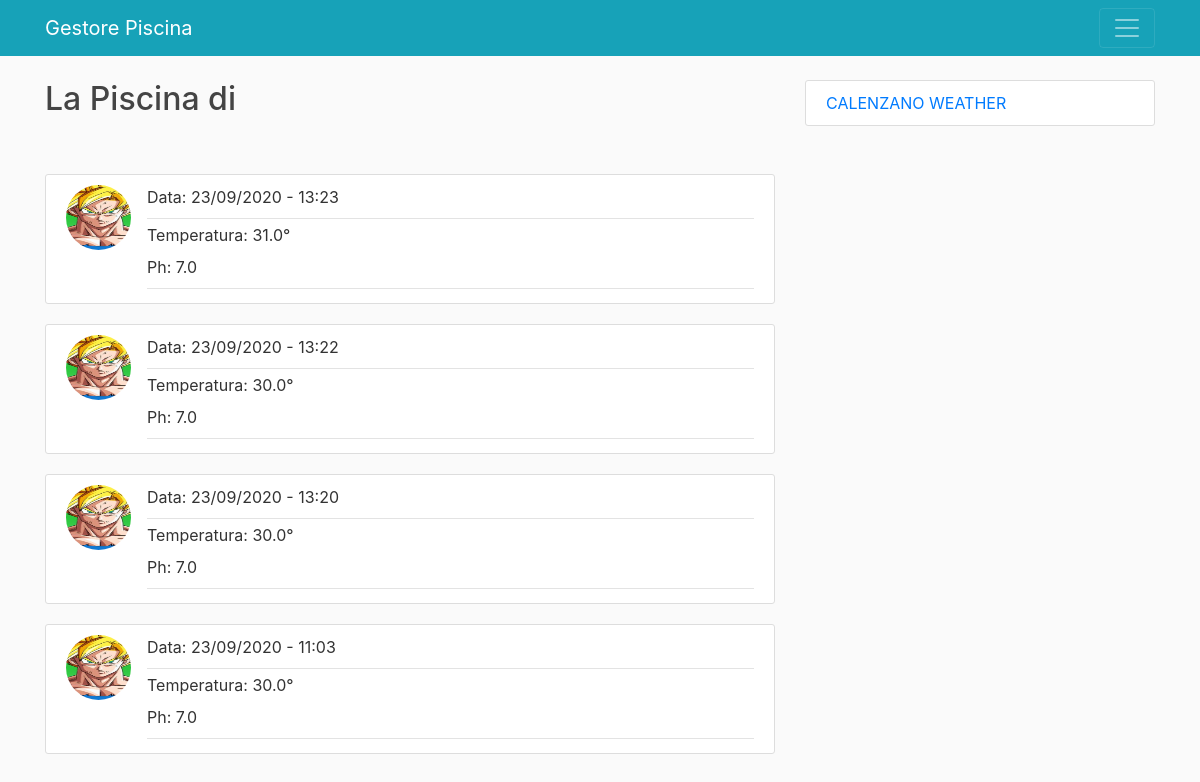
Before: /mia_piscina/Luca0079/2/ with the older database file.
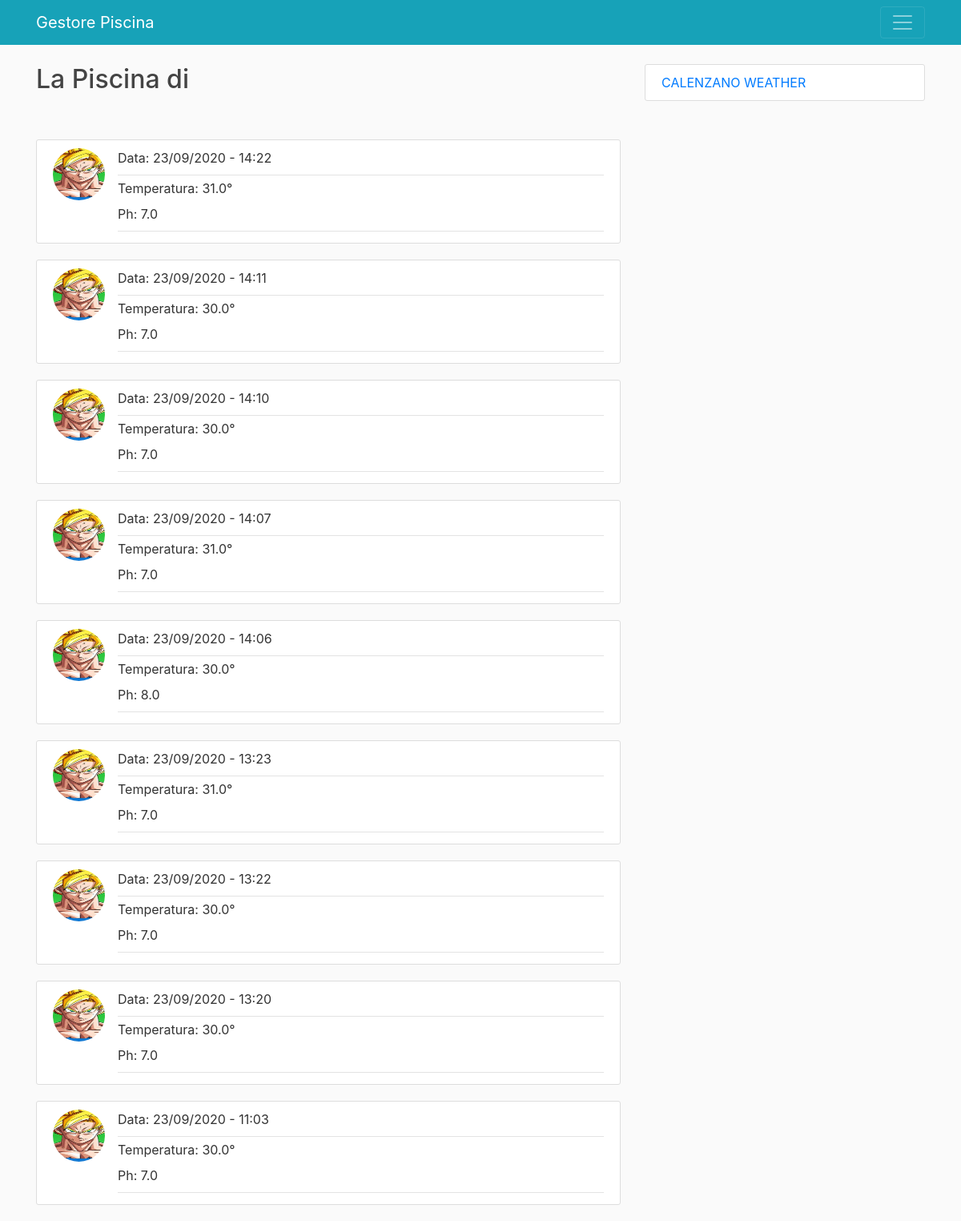
After: the same page with the newer database file.
### blog/models.py (models this page shows, shortened)
class Value(models.Model):
    temperature = models.FloatField()
    ph = models.FloatField()
    date = models.DateTimeField(default=timezone.now)
    piscina = models.ForeignKey(Piscina, on_delete=models.CASCADE)

class Piscina(models.Model):
    n_piscina = models.IntegerField(default=1)
    user = models.ForeignKey(User, on_delete=models.CASCADE)

### users/models.py (models this page shows, shortened)
class Profile(models.Model):
    user = models.OneToOneField(User, on_delete=models.CASCADE)
    image = models.ImageField(default='default.jpg', upload_to='profile_pics')

### blog/views.py (the view)
# urls.py: path('mia_piscina/<str:username>/<int:n_piscina>/', MiaPiscinaListView.as_view(), name='blog-mia_piscina'),
class MiaPiscinaListView(ListView):
    model = Value
    template_name = 'blog/mia_piscina.html'
    context_object_name = 'values'
    form_class = PiscinaForm
    paginate_by = 10
    def get_queryset(self):
        usr = get_object_or_404(User, username=self.kwargs.get('username'))
        queryset = Piscina.objects.filter(user=usr)
        id = queryset.get(n_piscina = self.kwargs.get('n_piscina'))
        return Value.objects.filter(piscina=id).order_by('-date')

### blog/templates/blog/mia_piscina.html (shortened to what this page needs)
{% extends "blog/base.html" %}
{%block content%}
<h2>La Piscina di {{ user.username }}</h2>
<br>
<br>
{% for value in values %}
{% if value.ph < 7 or value.ph > 8 %}
	<article class="media warning-section">
	<img class="rounded-circle article-img" src="{{ value.piscina.user.profile.image.url }}">
	  <div class="media-body">
		<div class="article-metadata text-light">
		  <label for="date">Data:</label>
		  <a class="mr-2">{{ value.date|date:"d/m/Y - H:i" }}</a>
		</div>
		  <br>
		<div class="article-metadata text-light">
		  <label for="temperature">Temperatura:</label>
		  <a class="mr-2">{{ value.temperature }}°</a>
		  <br>
		  <label for="ph">Ph:</label>
		  <a class="mr-2">{{ value.ph }}</a>
		  <h5 class="text-light">ATTENZIONE! CORREGGERE PH</h5>
		</div>
	  </div>
	</article>
{% else %}
	<article class="media content-section">
	<img class="rounded-circle article-img" src="{{ value.piscina.user.profile.image.url }}">
	  <div class="media-body">
		<div class="article-metadata">
		  <label for="date">Data:</label>
		  <a class="mr-2">{{ value.date|date:"d/m/Y - H:i" }}</a>
		  <br>
		</div>
		<div class="article-metadata">
		  <label for="temperature">Temperatura:</label>
		  <a class="mr-2">{{ value.temperature }}°</a>
		  <br>
		  <label for="ph">Ph:</label>
		  <a class="mr-2">{{ value.ph }}</a>
		</div>
	  </div>
	</article>
{%endif%}
{% endfor %}
{% endblock content %}

### blog/templates/blog/base.html (shortened to what this page needs)
{% load static %}
<!DOCTYPE html>
<html>
<head>
    <link rel="stylesheet" href="https://maxcdn.bootstrapcdn.com/bootstrap/4.0.0/css/bootstrap.min.css">
	<link rel="stylesheet" type="text/css" href="{% static 'blog/main.css' %}">
</head>
<body>
	<header class="site-header">
	  <nav class="navbar navbar-dark bg-steel fixed-top">
		<div class="container">
		  <a class="navbar-brand mr-4" href="{% url 'blog-home'%}">Gestore Piscina</a>
		  <button class="navbar-toggler" type="button" data-toggle="collapse" data-target="#navbarToggle" aria-controls="navbarToggle" aria-expanded="false" aria-label="Toggle navigation">
		  <span class="navbar-toggler-icon"></span>
		  </button>
		</div>
	  </nav>
	</header>
	<main role="main" class="container">
	  <div class="row">
		<div class="col-md-8">
		  {% block content %}{% endblock %}
		</div>
		<div class="col-md-4">
		  <div class="content-section">
            <a class="weatherwidget-io" href="https://forecast7.com/it/43d8711d17/calenzano/" data-label_1="CALENZANO" data-label_2="WEATHER" data-theme="original" >CALENZANO WEATHER</a>
		  </div>
		</div>
	  </div>
	</main>
</body>
</html>

### blog/static/blog/main.css (style rules this page uses)
body { background: #fafafa; color: #333333; margin-top: 5rem; }
h1, h2, h3, h4, h5, h6 { color: #444444; }
.bg-steel { background-color: #17a2b8; }
.content-section { background: #ffffff; padding: 10px 20px; border: 1px solid #dddddd; border-radius: 3px; margin-bottom: 20px; }
.article-img { height: 65px; width: 65px; margin-right: 16px; }
.article-metadata { padding-bottom: 1px; margin-bottom: 4px; border-bottom: 1px solid #e3e3e3 }

Changed rows visible on the page:
added Value: piscina.user.profile.image (picture), date "23/09/2020 - 14:22", temperature "31.0", ph "7.0"
added Value: piscina.user.profile.image (picture), date "23/09/2020 - 14:11", temperature "30.0", ph "7.0"
added Value: piscina.user.profile.image (picture), date "23/09/2020 - 14:10", temperature "30.0", ph "7.0"
added Value: piscina.user.profile.image (picture), date "23/09/2020 - 14:07", temperature "31.0", ph "7.0"
added Value: piscina.user.profile.image (picture), date "23/09/2020 - 14:06", temperature "30.0", ph "8.0"
